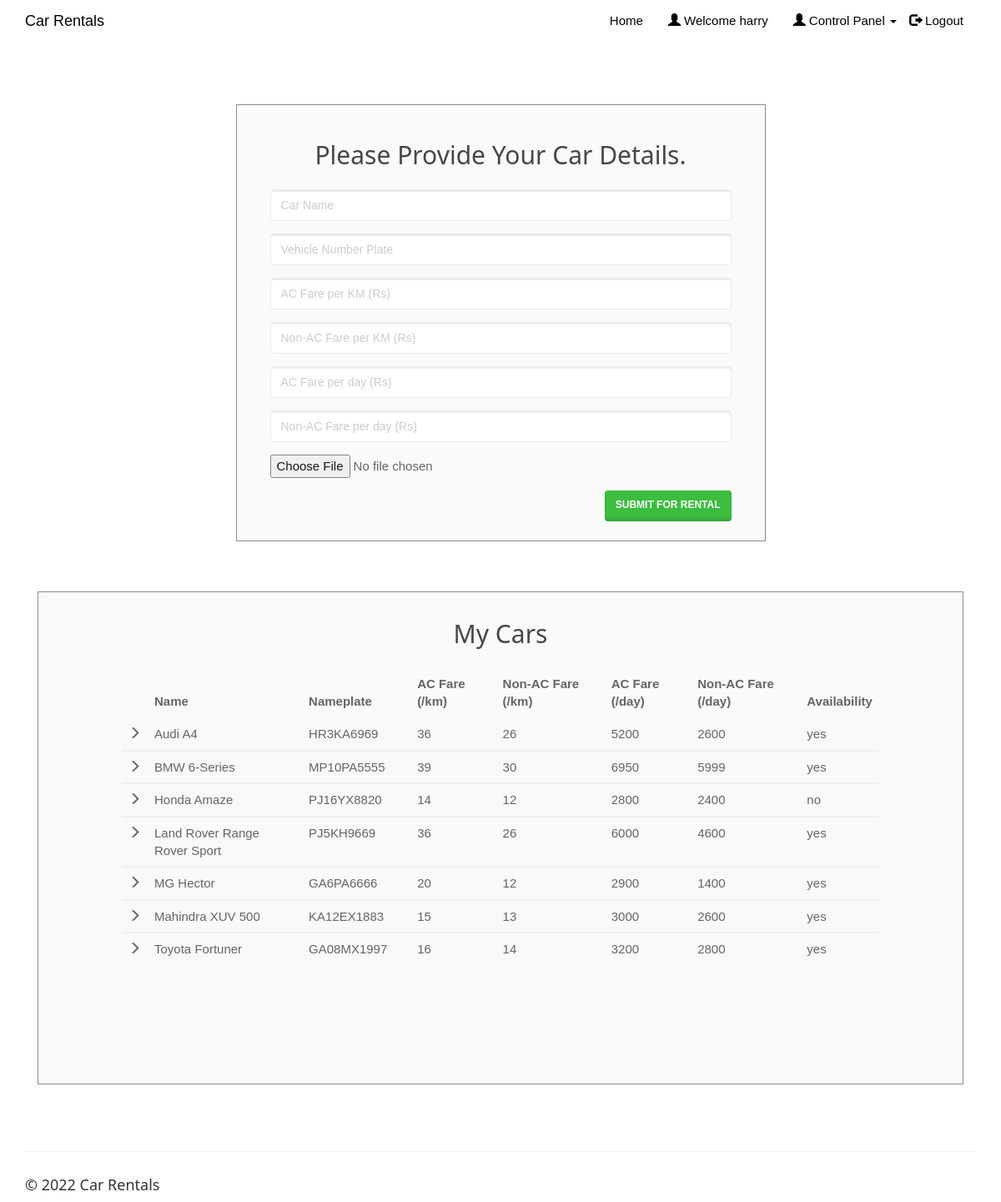
The page /entercar.php (signed in) on the database its author committed.
### tables this page shows
CREATE TABLE IF NOT EXISTS `cars` (
`car_id` int(20) NOT NULL,
  `car_name` varchar(50) NOT NULL,
  `car_nameplate` varchar(50) NOT NULL,
  `car_img` varchar(50) DEFAULT 'NA',
  `ac_price` float NOT NULL,
  `non_ac_price` float NOT NULL,
  `ac_price_per_day` float NOT NULL,
  `non_ac_price_per_day` float NOT NULL,
  `car_availability` varchar(10) NOT NULL
);

### entercar.php (the view, shortened to what this page needs)
<!DOCTYPE html>
<html>
<?php
include('session_client.php'); ?>
<head>
    <link rel="stylesheet" href="assets/bootstrap/css/bootstrap.min.css">
    <link rel="stylesheet" href="assets/fonts/font-awesome.min.css">
    <link rel="stylesheet" type="text/css" href="assets/css/customerlogin.css">
    <link rel="stylesheet" href="assets/w3css/w3.css">
    <link rel="stylesheet" type="text/css" media="screen" href="assets/css/clientpage.css" />
</head>
<body>
    <nav class="navbar navbar-custom navbar-fixed-top" role="navigation" style="color: black">
        <div class="container">
            <div class="navbar-header">
                <a class="navbar-brand page-scroll" href="index.php">
                   Car Rentals </a>
            </div>
            <?php
                if(isset($_SESSION['login_client'])){
            ?>
            <div class="collapse navbar-collapse navbar-right navbar-main-collapse">
                <ul class="nav navbar-nav">
                    <li>
                        <a href="index.php">Home</a>
                    </li>
                    <li>
                        <a href="#"><span class="glyphicon glyphicon-user"></span> Welcome <?php echo $_SESSION['login_client']; ?></a>
                    </li>
                    <li>
                    <ul class="nav navbar-nav navbar-right">
            <li><a href="#" class="dropdown-toggle active" data-toggle="dropdown" role="button" aria-haspopup="true" aria-expanded="false"><span class="glyphicon glyphicon-user"></span> Control Panel <span class="caret"></span> </a>
            </li>
          </ul>
                    </li>
                    <li>
                        <a href="logout.php"><span class="glyphicon glyphicon-log-out"></span> Logout</a>
                    </li>
                </ul>
            </div>
            <?php
                }
                ?>
        </div>
    </nav>
    <div class="container" style="margin-top: 65px;" >
    <div class="col-md-7" style="float: none; margin: 0 auto;">
      <div class="form-area">
        <form role="form" action="entercar1.php" enctype="multipart/form-data" method="POST">
        <br style="clear: both">
          <h3 style="margin-bottom: 25px; text-align: center; font-size: 30px;"> Please Provide Your Car Details. </h3>
          <div class="form-group">
            <input type="text" class="form-control" id="car_name" name="car_name" placeholder="Car Name " required autofocus="">
          </div>
          <div class="form-group">
            <input type="text" class="form-control" id="car_nameplate" name="car_nameplate" placeholder="Vehicle Number Plate" required>
          </div>
          <div class="form-group">
            <input type="text" class="form-control" id="ac_price" name="ac_price" placeholder="AC Fare per KM (Rs)" required>
          </div>
          <div class="form-group">
            <input type="text" class="form-control" id="non_ac_price" name="non_ac_price" placeholder="Non-AC Fare per KM (Rs)" required>
          </div>
          <div class="form-group">
            <input type="text" class="form-control" id="ac_price_per_day" name="ac_price_per_day" placeholder="AC Fare per day (Rs)" required>
          </div>
          <div class="form-group">
            <input type="text" class="form-control" id="non_ac_price_per_day" name="non_ac_price_per_day" placeholder="Non-AC Fare per day (Rs)" required>
          </div>
          <div class="form-group">
            <input name="uploadedimage" type="file">
          </div>
           <button type="submit" id="submit" name="submit" class="btn btn-success pull-right"> Submit for Rental</button>
        </form>
      </div>
    </div>
        <div class="col-md-12" style="float: none; margin: 0 auto;">
    <div class="form-area" style="padding: 0px 100px 100px 100px;">
        <form action="" method="POST">
        <br style="clear: both">
          <h3 style="margin-bottom: 25px; text-align: center; font-size: 30px;"> My Cars </h3>
<?php
$user_check=$_SESSION['login_client'];
$sql = "SELECT * FROM cars WHERE car_id IN (SELECT car_id FROM clientcars WHERE client_username='$user_check');";
$result = mysqli_query($conn, $sql);
if (mysqli_num_rows($result) > 0) {
  ?>
<div style="overflow-x:auto;">
  <table class="table table-striped">
    <thead class="thead-dark">
      <tr>
        <th></th>
        <th width="24%"> Name</th>
        <th width="15%"> Nameplate </th>
        <th width="13%"> AC Fare (/km) </th>
        <th width="17%"> Non-AC Fare (/km)</th>
        <th width="13%"> AC Fare (/day)</th>
        <th width="17%"> Non-AC Fare (/day)</th>
        <th width="1%"> Availability </th>
      </tr>
    </thead>
    <?PHP
      while($row = mysqli_fetch_assoc($result)){
    ?>
  <tbody>
    <tr>
      <td> <span class="glyphicon glyphicon-menu-right"></span> </td>
      <td><?php echo $row["car_name"]; ?></td>
      <td><?php echo $row["car_nameplate"]; ?></td>
      <td><?php echo $row["ac_price"]; ?></td>
      <td><?php echo $row["non_ac_price"]; ?></td>
      <td><?php echo $row["ac_price_per_day"]; ?></td>
      <td><?php echo $row["non_ac_price_per_day"]; ?></td>
      <td><?php echo $row["car_availability"]; ?></td>
    </tr>
  </tbody>
  <?php } ?>
  </table>
  </div>
    <br>
  <?php } else { ?>
  <h4><center>0 Cars available</center> </h4>
  <?php } ?>
        </form>
</div>
        </div>
    </div>
</body>
<footer class="site-footer">
        <div class="container">
            <hr>
            <div class="row">
                <div class="col-sm-6">
                    <h5>© <?php echo date("Y"); ?> Car Rentals</h5>
                </div>
            </div>
        </div>
    </footer>
</html>

### assets/css/customerlogin.css (style rules this page uses)
body, html { height: 100%; }
body { padding-top: 50px; background-size: 100%; }
footer { display: block; }

### assets/w3css/w3.css (style rules this page uses)
*,*:before,*:after { box-sizing:inherit }
html { -ms-text-size-adjust:100%;-webkit-text-size-adjust:100% }
body { margin:0 }
article,aside,details,figcaption,figure,footer,header,main,menu,nav,section,summary { display:block }
a { background-color:transparent;-webkit-text-decoration-skip:objects }
hr { box-sizing:content-box;height:0;overflow:visible }
button,input,select,textarea { font:inherit;margin:0 }
button,input { overflow:visible }
button,select { text-transform:none }
button,html [type=button],[type=reset],[type=submit] { -webkit-appearance:button }
html,body { font-family:Verdana,sans-serif;font-size:15px;line-height:1.5 }
html { overflow-x:hidden }
h3 { font-size:24px }
h5 { font-size:18px }
h1,h2,h3,h4,h5,h6 { font-family:"Segoe UI",Arial,sans-serif;font-weight:400;margin:10px 0 }
hr { border:0;border-top:1px solid #eee;margin:20px 0 }
a { color:inherit }

### assets/css/clientpage.css (style rules this page uses)
.form-area { background-color: #FAFAFA; padding: 10px 40px 60px; margin: 10px 0px 60px; border: 1px solid GREY; opacity: 0.9; }

### rows shown on the page
cars: car_name "Audi A4", car_nameplate "HR3KA6969", ac_price "36", non_ac_price "26", ac_price_per_day "5200", non_ac_price_per_day "2600", car_availability "yes"
cars: car_name "BMW 6-Series", car_nameplate "MP10PA5555", ac_price "39", non_ac_price "30", ac_price_per_day "6950", non_ac_price_per_day "5999", car_availability "yes"
cars: car_name "Honda Amaze", car_nameplate "PJ16YX8820", ac_price "14", non_ac_price "12", ac_price_per_day "2800", non_ac_price_per_day "2400", car_availability "no"
cars: car_name "Land Rover Range Rover Sport", car_nameplate "PJ5KH9669", ac_price "36", non_ac_price "26", ac_price_per_day "6000", non_ac_price_per_day "4600", car_availability "yes"
cars: car_name "MG Hector", car_nameplate "GA6PA6666", ac_price "20", non_ac_price "12", ac_price_per_day "2900", non_ac_price_per_day "1400", car_availability "yes"
cars: car_name "Mahindra XUV 500", car_nameplate "KA12EX1883", ac_price "15", non_ac_price "13", ac_price_per_day "3000", non_ac_price_per_day "2600", car_availability "yes"
cars: car_name "Toyota Fortuner", car_nameplate "GA08MX1997", ac_price "16", non_ac_price "14", ac_price_per_day "3200", non_ac_price_per_day "2800", car_availability "yes"

### other values the page prints
$_SESSION['login_client'] "harry"
